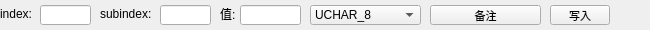
<?xml version="1.0" encoding="UTF-8"?>
<ui version="4.0">
 <class>slave_startup_wid</class>
 <widget class="QWidget" name="slave_startup_wid">
  <property name="geometry">
   <rect>
    <x>0</x>
    <y>0</y>
    <width>650</width>
    <height>30</height>
   </rect>
  </property>
  <property name="windowTitle">
   <string>Form</string>
  </property>
  <widget class="QPushButton" name="info">
   <property name="geometry">
    <rect>
     <x>430</x>
     <y>5</y>
     <width>111</width>
     <height>20</height>
    </rect>
   </property>
   <property name="font">
    <font>
     <family>文泉驿正黑</family>
     <pointsize>8</pointsize>
    </font>
   </property>
   <property name="text">
    <string>备注</string>
   </property>
  </widget>
  <widget class="QLabel" name="label">
   <property name="geometry">
    <rect>
     <x>0</x>
     <y>5</y>
     <width>54</width>
     <height>17</height>
    </rect>
   </property>
   <property name="text">
    <string>index:</string>
   </property>
  </widget>
  <widget class="QLineEdit" name="subindex">
   <property name="geometry">
    <rect>
     <x>160</x>
     <y>5</y>
     <width>51</width>
     <height>20</height>
    </rect>
   </property>
   <property name="font">
    <font>
     <family>文泉驿正黑</family>
     <pointsize>8</pointsize>
    </font>
   </property>
  </widget>
  <widget class="QLineEdit" name="index">
   <property name="geometry">
    <rect>
     <x>40</x>
     <y>5</y>
     <width>51</width>
     <height>20</height>
    </rect>
   </property>
   <property name="font">
    <font>
     <family>文泉驿正黑</family>
     <pointsize>8</pointsize>
    </font>
   </property>
  </widget>
  <widget class="QLabel" name="label_2">
   <property name="geometry">
    <rect>
     <x>100</x>
     <y>5</y>
     <width>61</width>
     <height>17</height>
    </rect>
   </property>
   <property name="text">
    <string>subindex:</string>
   </property>
  </widget>
  <widget class="QLineEdit" name="value">
   <property name="geometry">
    <rect>
     <x>240</x>
     <y>5</y>
     <width>61</width>
     <height>20</height>
    </rect>
   </property>
   <property name="font">
    <font>
     <family>文泉驿正黑</family>
     <pointsize>8</pointsize>
    </font>
   </property>
   <property name="styleSheet">
    <string notr="true"/>
   </property>
   <property name="readOnly">
    <bool>false</bool>
   </property>
  </widget>
  <widget class="QPushButton" name="write">
   <property name="geometry">
    <rect>
     <x>550</x>
     <y>5</y>
     <width>60</width>
     <height>20</height>
    </rect>
   </property>
   <property name="font">
    <font>
     <family>文泉驿正黑</family>
     <pointsize>8</pointsize>
    </font>
   </property>
   <property name="text">
    <string>写入</string>
   </property>
  </widget>
  <widget class="QLabel" name="label_3">
   <property name="geometry">
    <rect>
     <x>220</x>
     <y>5</y>
     <width>31</width>
     <height>17</height>
    </rect>
   </property>
   <property name="text">
    <string>值:</string>
   </property>
  </widget>
  <widget class="QComboBox" name="type">
   <property name="geometry">
    <rect>
     <x>310</x>
     <y>5</y>
     <width>111</width>
     <height>20</height>
    </rect>
   </property>
   <item>
    <property name="text">
     <string>UCHAR_8</string>
    </property>
   </item>
   <item>
    <property name="text">
     <string>CHAR_8</string>
    </property>
   </item>
   <item>
    <property name="text">
     <string>USHORT_16</string>
    </property>
   </item>
   <item>
    <property name="text">
     <string>SHORT_16</string>
    </property>
   </item>
   <item>
    <property name="text">
     <string>UINT_32</string>
    </property>
   </item>
   <item>
    <property name="text">
     <string>INT_32</string>
    </property>
   </item>
   <item>
    <property name="text">
     <string>ULONG_64</string>
    </property>
   </item>
   <item>
    <property name="text">
     <string>LONG_64</string>
    </property>
   </item>
  </widget>
 </widget>
 <resources/>
 <connections/>
</ui>
